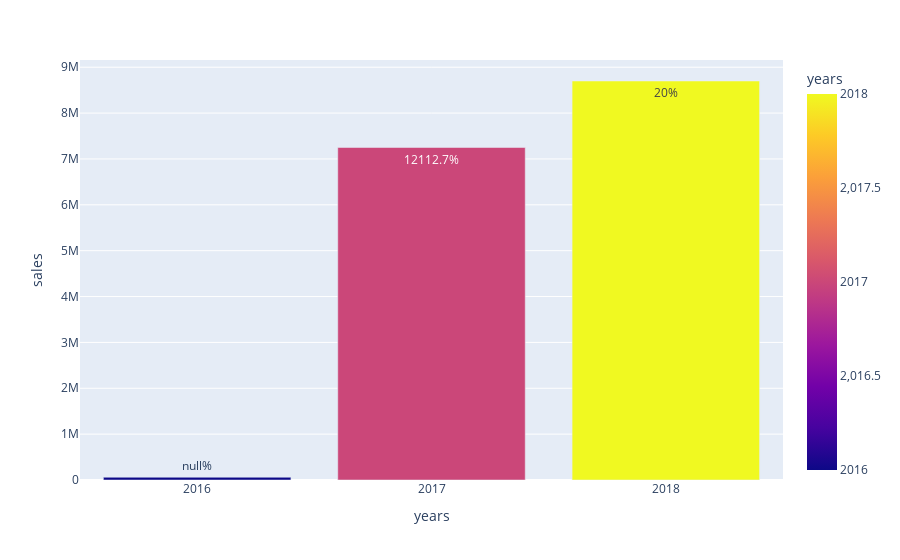

Notebook code cell kept with this figure:
### Markdown cell above
# 13. Calculate the year-over-year growth rate of total sales.

### Code cell
yearly_growth_rate = pd.read_sql_query("""
with yearly_sales AS (SELECT 
    YEAR(o.order_purchase_timestamp) AS years,
    SUM(pm.payment_value) AS sales
FROM 
    orders o
JOIN 
    payments pm
ON
    o.order_id = pm.order_id
GROUP BY 
    years
ORDER BY years)
SELECT 
    years,
    sales,
    ROUND(((sales - LAG(sales, 1) OVER (ORDER BY years))
    / LAG(sales, 1) OVER (ORDER BY years))*100,2) AS yoy_growth_rate
    FROM yearly_sales
""", conn)
yearly_growth_rate
df= pd.DataFrame(yearly_growth_rate)
fig= px.bar(df, x="years", y="sales", text="yoy_growth_rate", color="years")
fig.update_xaxes(type='category')
fig.update_traces(texttemplate="%{text}%", textposition="auto")
fig.update_layout(uniformtext_minsize=8)

fig

### Figure 1 — Plotly figure (JSON) as saved in the notebook; plotly's stock layout.template omitted (floating-point values rounded to 4 significant figures)
{"data": [{"alignmentgroup": "True", "hovertemplate": "years=%{marker.color}<br>sales=%{y}<br>yoy_growth_rate=%{text}<extra></extra>", "legendgroup": "", "marker": {"color": [2016, 2017, 2018], "coloraxis": "coloraxis", "pattern": {"shape": ""}}, "name": "", "offsetgroup": "", "orientation": "v", "showlegend": false, "text": [null, 12110.0, 20], "textposition": "auto", "texttemplate": "%{text}%", "type": "bar", "x": [2016, 2017, 2018], "xaxis": "x", "y": [59360.0, 7250000.0, 8700000.0], "yaxis": "y"}], "layout": {"autosize": true, "barmode": "relative", "coloraxis": {"colorbar": {"title": {"text": "years"}}, "colorscale": [[0, "#0d0887"], [0.1111, "#46039f"], [0.2222, "#7201a8"], [0.3333, "#9c179e"], [0.4444, "#bd3786"], [0.5556, "#d8576b"], [0.6667, "#ed7953"], [0.7778, "#fb9f3a"], [0.8889, "#fdca26"], [1, "#f0f921"]]}, "legend": {"tracegroupgap": 0}, "margin": {"t": 60}, "uniformtext": {"minsize": 8}, "xaxis": {"anchor": "y", "autorange": true, "domain": [0, 1], "range": [-0.5, 2.5], "title": {"text": "years"}, "type": "category"}, "yaxis": {"anchor": "x", "autorange": true, "domain": [0, 1], "range": [0, 9158000.0], "title": {"text": "sales"}, "type": "linear"}}}
